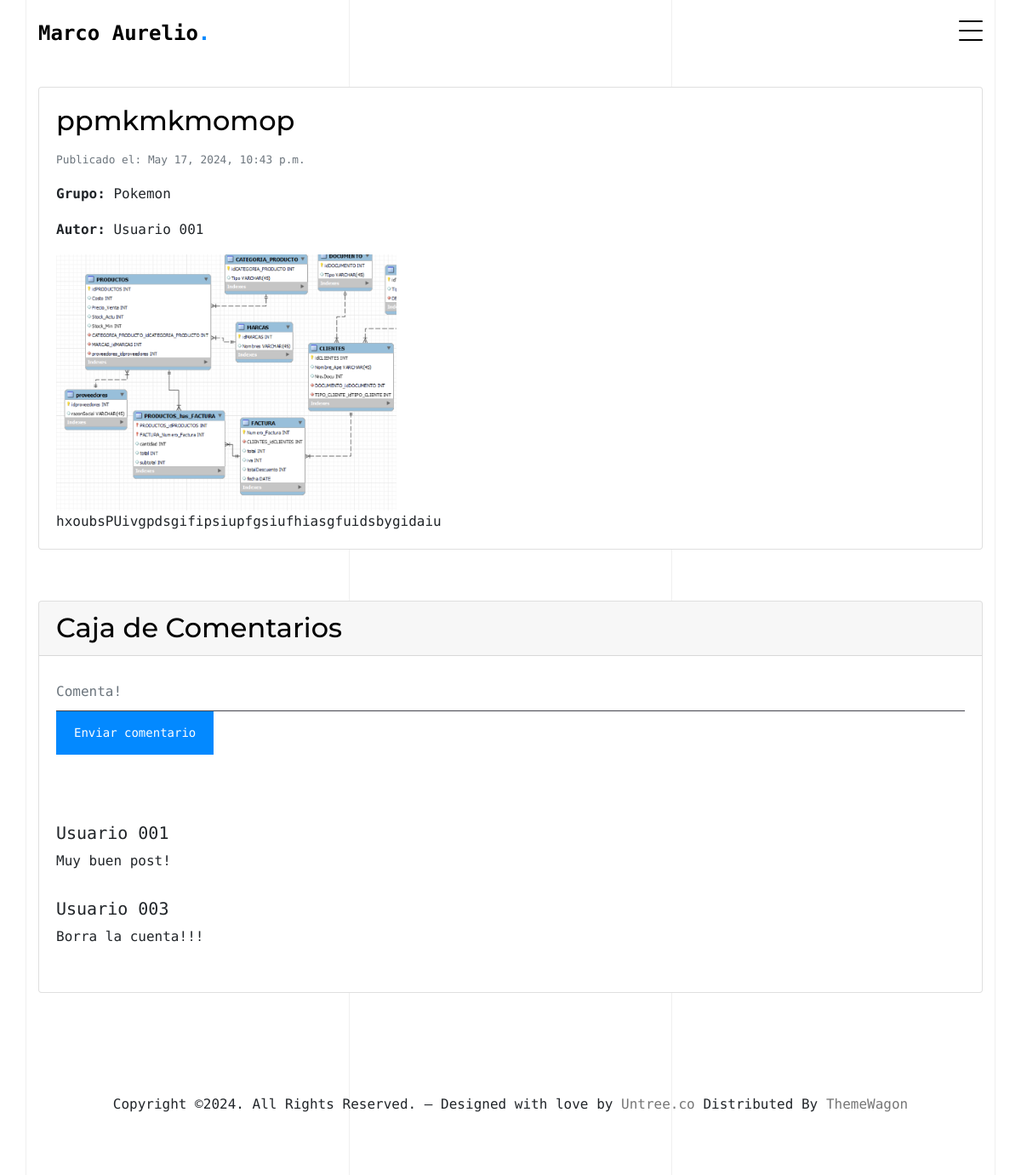
The page /full_noti/9 on the database its author committed.
### pagina_cms/models.py (models this page shows)
class noticias(models.Model):
    titulo = models.CharField(max_length=200)
    fecha = models.DateTimeField(auto_now=True)
    cuerpo = models.CharField(max_length=3000)
    imagen = models.ImageField(upload_to='')
    grupo = models.ForeignKey(grupos, on_delete=models.RESTRICT)
    autor = models.ForeignKey(usuarios, on_delete=models.RESTRICT)

class grupos(models.Model):
    grupo = models.CharField(max_length=45)

class usuarios(models.Model):
    nombre = models.CharField(max_length=255)
    usuario = models.CharField(max_length=25)
    clave = models.CharField(max_length=25)
    estado = models.CharField(max_length=25)
    nivel = models.CharField(max_length=25)

class comentarios(models.Model):
    cuerpo = models.CharField(max_length=200)
    fecha = models.DateTimeField(auto_now=True)
    visible = models.CharField(max_length=2, default='NO')
    autor = models.ForeignKey(usuarios, on_delete=models.RESTRICT)
    noticia = models.ForeignKey(noticias, on_delete=models.RESTRICT)

### pagina_cms/noticias.py (the view)
# urls.py: path('full_noti/<int:noticia_id>', noticias.ver_noticia_completa, name='fullnoti'),
def ver_noticia_completa(request, noticia_id):
    noticia = get_object_or_404(noticias, id=noticia_id)
    nivel_usuario = request.session.get('nivel_usuario')
    all_comment = comentarios.objects.filter(noticia=noticia)
    comentarios_visibles = []
    for comentario in all_comment:
        if comentario.visible == 'SI' or nivel_usuario == 'ADMINISTRADOR' or nivel_usuario == 'MODERADOR':
            comentarios_visibles.append(comentario)
    return render(request, 'noticia_full.html', {'noticia': noticia, 'nivel_usuario': nivel_usuario, 'comments': all_comment})

### pagina_cms/context_processors.py (called while the page is built)
def nivel_usuario(request):
    nivel_usuario = request.session.get('nivel_usuario', None)
    usuario_autenticado = request.session.get('usuario_autenticado', False)
    return {
        'nivel_usuario': nivel_usuario,
        'usuario_autenticado': usuario_autenticado,
    }

### pagina_cms/templates/noticia_full.html (shortened to what this page needs)
{% extends 'base.html' %}
{% block cuerpo %}
<div class="container">
    <br>
    <br>
    <br>
    <br>
    <div class="card">
        <div class="card-body">
            <h2 class="card-title" style="color: black;">{{ noticia.titulo }}</h2>
            <p class="card-text"><small class="text-muted">Publicado el: {{ noticia.fecha }}</small></p>
            <p class="card-text"><strong>Grupo:</strong> {{ noticia.grupo.grupo }}</p>
            <p class="card-text"><strong>Autor:</strong> {{ noticia.autor.nombre }}</p>
            {% if noticia.imagen %}
            <img src="{{ noticia.imagen.url }}" class="card-img-top" alt="Imagen de la noticia" style="max-width: 400px; height: auto;">
            {% endif %}
            <p class="card-text">{{ noticia.cuerpo }}</p>
        </div>
    </div>
    <div style="margin-top: 60px;" class="card">
        <h2 class="card-header" style="color: black;">Caja de Comentarios</h2>
        <div class="card-body">
            <form method="post" action="{% url 'enviar_comentario' noticia.id %}" style="margin-bottom: 80px;">
                <input type="text" name="cuerpo" class="form-control" placeholder="Comenta!" required>
                <button type="submit" class="btn btn-primary">Enviar comentario</button>
            </form>
            {% for comment in comments %}
    {% if comment.visible == 'SI' or nivel_usuario == 'ADMINISTRADOR' or nivel_usuario == 'MODERADOR' %}
        <div class="media" style="margin-bottom: 16px;">
            <div class="media-body">
                <h5 class="mt-0">{{ comment.autor.nombre }}</h5>
                <p>{{ comment.cuerpo }}</p>
            </div>
        </div>
    {% endif %}
{% endfor %}
        </div>
      </div>
</div>
{% endblock %}

### pagina_cms/static/css/style.css (style rules this page uses)
body { font-family: "PT Mono", monospace; line-height: 1.6; background: #ffffff; overflow-x: hidden; font-size: 16px; }
body:before { content: ""; position: fixed; top: 0; left: 0; z-index: 99; right: 0; bottom: 0; background: rgba(0, 0, 0, 0.2); opacity: 0; visibility: hidden; -webkit-transition: .3s all ease; -o-transition: .3s all ease; transition: .3s all ease; }
h1, .h1, h2, .h2, h3, .h3, h4, .h4 { font-family: "Montserrat", sans-serif; color: #dddde6; }
.btn { padding-top: 14px; padding-bottom: 14px; padding-left: 20px; padding-right: 20px; border-radius: 0px; font-size: 14px; border: 1px solid transparent; }
.btn.btn-primary { background: #0389ff; border-color: #0389ff; }
.form-control, .custom-select { border: none; font-size: 16px; height: 45px; padding-left: 0; padding-right: 0; background: transparent; border-bottom: 1px solid #43434d; border-radius: 0; }

### rows shown on the page
noticias: titulo "ppmkmkmomop", fecha "May 17, 2024, 10:43 p.m.", grupo.grupo "Pokemon", autor.nombre "Usuario 001", imagen (picture), cuerpo "hxoubsPUivgpdsgifipsiupfgsiufhiasgfuidsbygidaiu"
comentarios: autor.nombre "Usuario 001", cuerpo "Muy buen post!"
comentarios: autor.nombre "Usuario 003", cuerpo "Borra la cuenta!!!"
